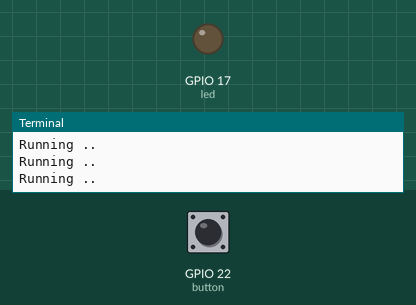
The program below on a simulated Raspberry Pi (BCM pin numbers). On the bench: output pins drawn as LEDs (lit = HIGH), the last lines printed to the terminal. The test bench sets the inputs (shaded band); at power-on: GPIO 22 (button) HIGH.

Above: at 1.2 s.
1.3 s: GPIO 22 (button) pulled LOW for 0.15 s
At 1.37 s:
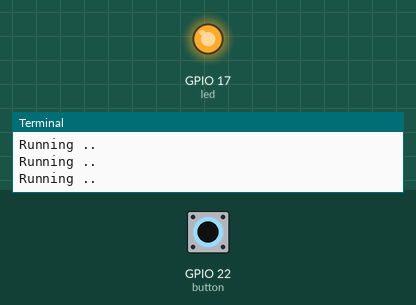
2.9 s: GPIO 22 (button) pulled LOW for 3.2 s
At 6.6 s:
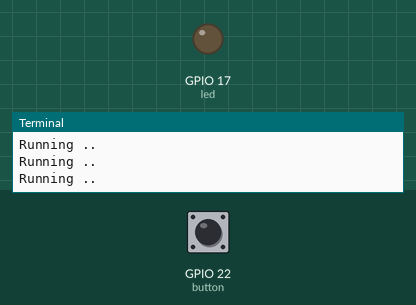
Timing chart, 0 to 8.1 s (numbered marks = the images above; inputs shaded):
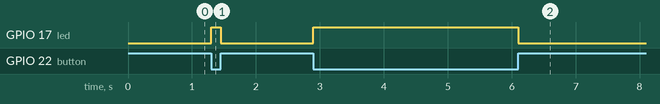

Measured:
- after the input at 1.3 s, GPIO 17 (led): LOW → HIGH at once, → LOW 0.15 s later
- after the input at 2.9 s, GPIO 17 (led): LOW → HIGH at once, → LOW 3.2 s later

The program:

Practica6_gpio_input_and_output.py
```python
from gpiozero import LED,Button
from time import sleep

led = LED(17)       #Led connected on pin 17
button = Button(22) #Button connected on pin 22

button.when_pressed = led.on
button.when_released = led.off

while True:
    print("Running ..")
    sleep(0.5)
```
